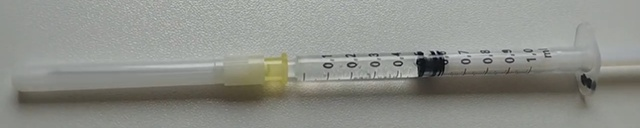
#> input picture detected_syringes/syringe_103_20250604_115159.jpg, 640 x 128 px; its folder holds only this picture in this run
$ jupyter execute --allow-errors train_roi_modelAH.ipynb
#> lines starting #> are read from the running program, lines starting #| are printed output that depends on the picture; after the words box and inside, x2 and y2 are one past the last pixel; in counts of white or black regions, pixels touching at a corner belong together
Dieses Notebook enthält die Daten aus detected_syringes und dected_syringes with bubbles

[cell 1]
import os
import glob
import cv2 as cv
import numpy as np
from sklearn.ensemble import RandomForestClassifier
from sklearn.model_selection import train_test_split
from sklearn.metrics import classification_report, ConfusionMatrixDisplay
import matplotlib.pyplot as plt
import joblib
from collections import Counter

[cell 2]
# --- Paths ---
ok_folder = "detected_syringes"
defect_folder = "detected_syringes_with_bubbles"

# --- Feature extraction ---
def extract_features(image_path):
    img = cv.imread(image_path, cv.IMREAD_GRAYSCALE)
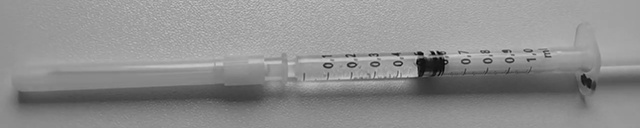
#> img: shape (128, 640); min 0, max 208, mean 141.3
    if img is None:
        return None
    img = cv.resize(img, (64, 64))
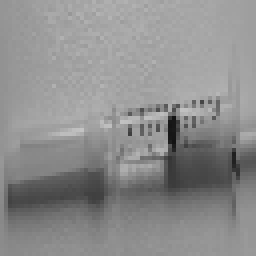
#> img: shape (64, 64) (shown 4 times larger); min 19, max 195, mean 141.4
    blur = cv.GaussianBlur(img, (5, 5), 0)
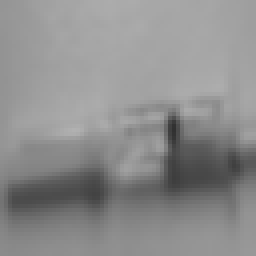
#> blur: shape (64, 64) (shown 4 times larger); min 49, max 177, mean 141.3
    edges = cv.Canny(blur, 30, 100)
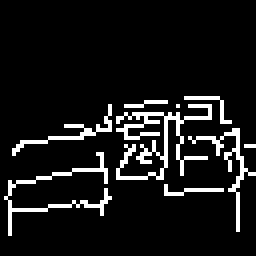
#> edges: shape (64, 64) (shown 4 times larger); 8.8% white in thin lines or dots, all inside (x1, y1, x2, y2) = (1, 24, 64, 59)
    hist = cv.calcHist([img], [0], None, [16], [0, 256]).flatten()
#> hist = [0, 15, 4, 25, 193, 222, 213, 298, 690, 964, 1412, 54, 6, 0, 0, 0]
    return np.concatenate([edges.flatten(), hist])

# --- Load data ---
features = []
labels = []

ok_files = glob.glob(os.path.join(ok_folder, "*.jpg"))
defect_files = glob.glob(os.path.join(defect_folder, "*.jpg"))

print(f"Geladene 'ok'-Bilder: {len(ok_files)}")
print(f"Geladene 'defect'-Bilder: {len(defect_files)}")

for filepath in ok_files:
    f = extract_features(filepath)
#> f = 4112 values, max 1412 at index 4106, min 0 at index 0, mean 23.38
    if f is not None:
        features.append(f)
        labels.append("ok")

for filepath in defect_files:
    f = extract_features(filepath)
    if f is not None:
        features.append(f)
        labels.append("defect")

X = np.array(features)
y = np.array(labels)

print("Verwendete Klassen im Datensatz:", np.unique(y, return_counts=True))

# --- Train/test split mit Stratifizierung ---
#> (the rest of this cell did not finish here and is left out)

# Prediction on test data from train_roi_modelAH

[cell 3]
# Load model
model_path = "syringe_model_roi_weighted.pkl"
model = joblib.load(model_path)
#> (reads syringe_model_roi_weighted.pkl from the repository)
